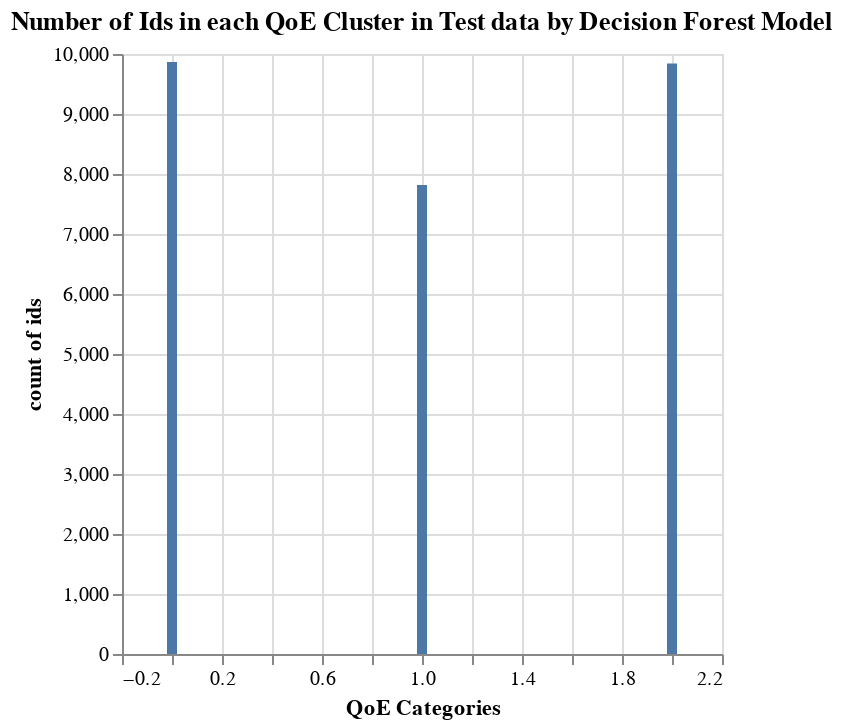

Notebook source saved alongside this figure:
### Code cell
%chart x=rate_category,y=counts,labelx="QoE Categories", labely="count of ids",type=bar,title="Number of Ids in each QoE Cluster in Test data by Decision Forest Model",height= 400,width=400

### Figure 1 — Vega-Lite specification as saved in the notebook (floating-point values rounded to 4 significant figures)
{"$schema": "https://vega.github.io/schema/vega-lite/v3.json", "data": {"format": {"type": "csv"}, "values": "\"rate_category\",\"counts\"\n\"1\",\"7817\"\n\"0\",\"9868\"\n\"2\",\"9840\"\n"}, "encoding": {"x": {"axis": {"grid": true, "title": "QoE Categories"}, "field": "rate_category", "type": "quantitative"}, "y": {"axis": {"grid": true, "title": "count of ids"}, "field": "counts", "type": "quantitative"}}, "height": "400", "mark": {"color": "#4C78A8", "type": "bar"}, "title": "Number of Ids in each QoE Cluster in Test data by Decision Forest Model", "width": "400"}
